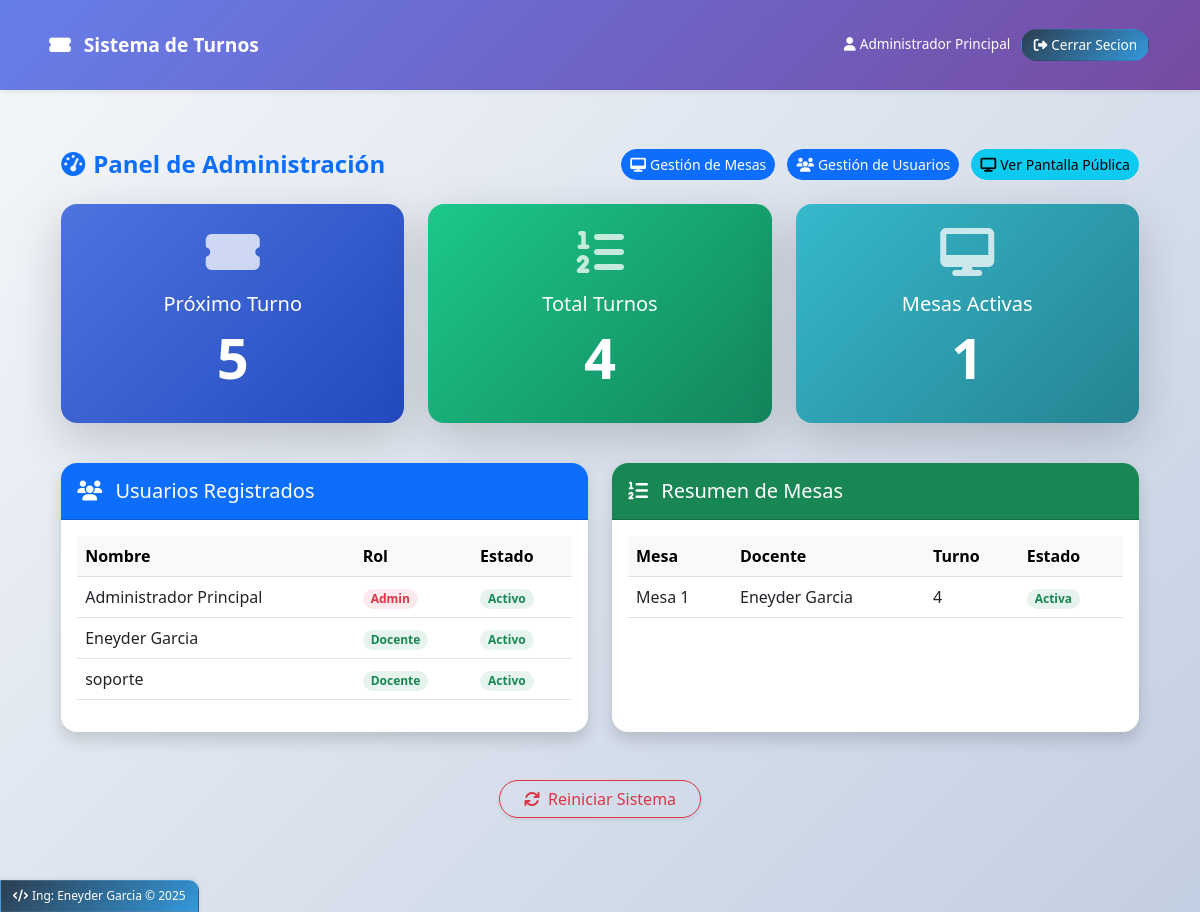
The app's page /admin/dashboard (signed in) with its own data.
### models.py (models this page shows)
class Usuario(db.Model):
    __tablename__ = 'usuario'
    id = db.Column(db.Integer, primary_key=True)
    nombre = db.Column(db.String(100), nullable=False)
    email = db.Column(db.String(100), unique=True, nullable=False)
    password = db.Column(db.String(100), nullable=False)
    rol = db.Column(db.String(20), nullable=False)
    activo = db.Column(db.Boolean, default=True)
    def to_dict(self):
        return {
            'id': self.id,
            'nombre': self.nombre,
            'email': self.email,
            'rol': self.rol,
            'activo': self.activo,
            'mesa_id': self.mesa_asignada.id if self.mesa_asignada else None,
            'mesa': self.mesa_asignada.numero if self.mesa_asignada else None
        }

### app.py (the view)
@app.route('/admin/dashboard')
@login_required
@admin_required
def admin_dashboard():
    usuarios = Usuario.query.filter_by(activo=True).all()
    mesas = Mesa.query.filter_by(eliminada=False).all()
    mesas_con_docente = []
    for mesa in mesas:
        mesa_dict = mesa.to_dict()
        if mesa.docente_id:
            docente = Usuario.query.get(mesa.docente_id)
            mesa_dict['docente_nombre'] = docente.nombre if docente else 'Sin asignar'
        else:
            mesa_dict['docente_nombre'] = 'Sin asignar'
        mesas_con_docente.append(mesa_dict)
    mesas_activas = Mesa.query.filter_by(activa=True, eliminada=False).all()
    ultimo_turno = TurnoGeneral.query.order_by(TurnoGeneral.numero_turno.desc()).first()
    proximo_turno = obtener_proximo_turno()
    total_turnos = TurnoGeneral.query.count()
    ultimos_turnos = TurnoGeneral.query.order_by(
        TurnoGeneral.numero_turno.desc()
    ).limit(10).all()
    return render_template('admin/dashboard.html',
                         usuarios=[u.to_dict() for u in usuarios],
                         mesas=mesas_con_docente,
                         mesas_activas=mesas_activas,
                         ultimo_turno=ultimo_turno,
                         proximo_turno=proximo_turno,
                         total_turnos=total_turnos,
                         ultimos_turnos=ultimos_turnos)

### app.py (called while the page is built, shortened)
def obtener_proximo_turno():
    ultimo_turno = TurnoGeneral.query.order_by(TurnoGeneral.numero_turno.desc()).first()
    if ultimo_turno:
        return ultimo_turno.numero_turno + 1
    return 1

@app.context_processor
def inject_now():
    return {'now': datetime.now()}

def login_required(f):
    @wraps(f)
    def decorated_function(*args, **kwargs):
        if 'usuario' not in session:
            flash('Debes iniciar sesión para acceder a esta página', 'warning')
            return redirect(url_for('login'))
        return f(*args, **kwargs)
    return decorated_function

def admin_required(f):
    @wraps(f)
    def decorated_function(*args, **kwargs):
        if 'usuario' not in session or session['usuario'].get('rol') != 'admin':
            flash('No tienes permisos para acceder a esta página', 'danger')
            return redirect(url_for('index'))
        return f(*args, **kwargs)
    return decorated_function

def inicializar_base_datos():
    with app.app_context():
        db.create_all()

@app.before_request
def create_tables():
    inicializar_base_datos()

### models.py (called while the page is built)
    def to_dict(self):
        return {
            'id': self.id,
            'numero': self.numero,
            'turno_actual': self.turno_actual,
            'activa': self.activa,
            'docente_id': self.docente_id,
            'docente': self.docente.nombre if self.docente else None,
            'eliminada': self.eliminada
        }

### templates/admin/dashboard.html (shortened to what this page needs)
{% extends "base.html" %}
{% block content %}
<div class="container-fluid py-4">
    <div class="d-flex justify-content-between align-items-center mb-4">
        <h2 class="h4 fw-bold text-primary mb-0"><i class="fas fa-tachometer-alt me-2"></i>Panel de Administración</h2>
        <div>
            <a href="{{ url_for('admin_mesas') }}" class="btn btn-primary btn-sm me-2 rounded-pill">
                <i class="fas fa-desktop me-1"></i>Gestión de Mesas
            </a>
            <a href="{{ url_for('admin_usuarios') }}" class="btn btn-primary btn-sm me-2 rounded-pill">
                <i class="fas fa-users me-1"></i>Gestión de Usuarios
            </a>
            <a href="{{ url_for('public_turnos') }}" class="btn btn-info btn-sm rounded-pill" target="_blank">
                <i class="fas fa-display me-1"></i>Ver Pantalla Pública
            </a>
        </div>
    </div>
    <div class="row mb-4">
        <div class="col-md-4 mb-3">
            <div class="card border-0 shadow-lg rounded-4 bg-gradient-primary text-white h-100">
                <div class="card-body text-center p-4">
                    <div class="mb-3">
                        <i class="fas fa-ticket-alt fa-3x opacity-75"></i>
                    </div>
                    <h5 class="card-title fw-light">Próximo Turno</h5>
                    <h2 class="display-4 fw-bold mt-2" id="proximo-turno">{{ proximo_turno }}</h2>
                </div>
            </div>
        </div>
        <div class="col-md-4 mb-3">
            <div class="card border-0 shadow-lg rounded-4 bg-gradient-success text-white h-100">
                <div class="card-body text-center p-4">
                    <div class="mb-3">
                        <i class="fas fa-list-ol fa-3x opacity-75"></i>
                    </div>
                    <h5 class="card-title fw-light">Total Turnos</h5>
                    <h2 class="display-4 fw-bold mt-2" id="total-turnos">{{ total_turnos }}</h2>
                </div>
            </div>
        </div>
        <div class="col-md-4 mb-3">
            <div class="card border-0 shadow-lg rounded-4 bg-gradient-info text-white h-100">
                <div class="card-body text-center p-4">
                    <div class="mb-3">
                        <i class="fas fa-desktop fa-3x opacity-75"></i>
                    </div>
                    <h5 class="card-title fw-light">Mesas Activas</h5>
                    <h2 class="display-4 fw-bold mt-2" id="mesas-activas">{{ mesas_activas|length }}</h2>
                </div>
            </div>
        </div>
    </div>
    <div class="row mt-4">
        <div class="col-md-6 mb-4">
            <div class="card border-0 shadow rounded-4 h-100">
                <div class="card-header bg-primary text-white rounded-top-4 py-3">
                    <h5 class="mb-0"><i class="fas fa-users me-2"></i> Usuarios Registrados</h5>
                </div>
                <div class="card-body">
                    <div class="table-responsive">
                        <table class="table table-hover">
                            <thead class="table-light">
                                <tr>
                                    <th>Nombre</th>
                                    <th>Rol</th>
                                    <th>Estado</th>
                                </tr>
                            </thead>
                            <tbody>
                                {% for usuario in usuarios %}
                                <tr>
                                    <td class="fw-medium">{{ usuario.nombre }}</td>
                                    <td>
                                        {% if usuario.rol == 'admin' %}
                                        <span class="badge bg-danger bg-opacity-10 text-danger px-2 py-1 rounded-pill">Admin</span>
                                        {% else %}
                                        <span class="badge bg-success bg-opacity-10 text-success px-2 py-1 rounded-pill">Docente</span>
                                        {% endif %}
                                    </td>
                                    <td>
                                        {% if usuario.activo %}
                                        <span class="badge bg-success bg-opacity-10 text-success px-2 py-1 rounded-pill">Activo</span>
                                        {% else %}
                                        <span class="badge bg-secondary bg-opacity-10 text-secondary px-2 py-1 rounded-pill">Inactivo</span>
                                        {% endif %}
                                    </td>
                                </tr>
                                {% endfor %}
                            </tbody>
                        </table>
                    </div>
                </div>
            </div>
        </div>
        <div class="col-md-6 mb-4">
            <div class="card border-0 shadow rounded-4 h-100">
                <div class="card-header bg-success text-white rounded-top-4 py-3">
                    <h5 class="mb-0"><i class="fas fa-list-ol me-2"></i> Resumen de Mesas</h5>
                </div>
                <div class="card-body">
                    <div class="table-responsive">
                        <table class="table table-hover">
                            <thead class="table-light">
                                <tr>
                                    <th>Mesa</th>
                                    <th>Docente</th>
                                    <th>Turno</th>
                                    <th>Estado</th>
                                </tr>
                            </thead>
                            <tbody>
                                {% for mesa in mesas %}
                                <tr>
                                    <td class="fw-medium">Mesa {{ mesa.numero }}</td>
                                    <td>{{ mesa.docente_nombre }}</td>
                                    <td>{{ mesa.turno_actual }}</td>
                                    <td>
                                        {% if mesa.activa %}
                                        <span class="badge bg-success bg-opacity-10 text-success px-2 py-1 rounded-pill">Activa</span>
                                        {% else %}
                                        <span class="badge bg-secondary bg-opacity-10 text-secondary px-2 py-1 rounded-pill">Inactiva</span>
                                        {% endif %}
                                    </td>
                                </tr>
                                {% endfor %}
                            </tbody>
                        </table>
                    </div>
                </div>
            </div>
        </div>
    </div>
    <div class="row mt-4">
        <div class="col-12 text-center">
            <button onclick="reiniciarSistema()" class="btn btn-outline-danger rounded-pill px-4 shadow-sm">
                <i class="fas fa-sync me-1"></i> Reiniciar Sistema
            </button>
        </div>
    </div>
</div>
{% endblock %}

### templates/base.html (shortened to what this page needs)
<!DOCTYPE html>
<html lang="es">
<head>
    <link href="https://cdn.jsdelivr.net/npm/bootstrap@5.3.0/dist/css/bootstrap.min.css" rel="stylesheet">
    <link rel="stylesheet" href="https://cdnjs.cloudflare.com/ajax/libs/font-awesome/6.4.0/css/all.min.css">
</head>
<body>
    <nav class="navbar navbar-expand-lg navbar-dark">
        <div class="container">
            <a class="navbar-brand" href="{{ url_for('index') }}">
                <i class="fas fa-ticket-alt me-2"></i>
                Sistema de Turnos
            </a>
            <div class="collapse navbar-collapse" id="navbarNav">
                <ul class="navbar-nav ms-auto">
                    {% if session.usuario %}
                        <li class="nav-item">
                            <span class="nav-link text-white" style="border: none !important; background: none !important; padding: 0.3rem 0.5rem !important;">
                                <i class="fas fa-user me-1"></i>{{ session.usuario.nombre }}
                            </span>
                        </li>
                        <li class="nav-item">
                            <a class="nav-link nav-link-dark" href="{{ url_for('logout') }}">
                                <i class="fas fa-sign-out-alt me-1"></i>Cerrar Secion
                            </a>
                        </li>
                    {% endif %}
                </ul>
            </div>
        </div>
    </nav>
    <main class="container mt-3 fade-in">
        {% block content %}{% endblock %}
    </main>
    <footer class="custom-footer">
        <p class="mb-0">
            <i class="fas fa-code me-1"></i>Ing: Eneyder Garcia &copy; <span id="current-year"></span>
        </p>
    </footer>
</body>
</html>

### templates/base.html (style rules this page uses)
:root { --primary-gradient: linear-gradient(135deg, #667eea 0%, #764ba2 100%); --secondary-gradient: linear-gradient(135deg, #f093fb 0%, #f5576c 100%); --success-gradient: linear-gradient(135deg, #4facfe 0%, #00f2fe 100%); --dark-gradient: linear-gradient(135deg, #2c3e50 0%, #3498db 100%); }
body { display: flex; flex-direction: column; min-height: 100vh; position: relative; padding-bottom: 50px; background: linear-gradient(135deg, #f5f7fa 0%, #c3cfe2 100%); font-family: 'Segoe UI', Tahoma, Geneva, Verdana, sans-serif; }
main { flex: 1; }
.navbar { background: var(--primary-gradient) !important; box-shadow: 0 1px 6px rgba(0, 0, 0, 0.1); padding: 0.4rem 0; }
.navbar-brand { font-weight: 700; font-size: 1.2rem; }
.nav-link { font-weight: 500; padding: 0.3rem 0.7rem !important; border-radius: 18px; margin: 0 0.1rem; transition: all 0.2s ease; border: 1.5px solid transparent; font-size: 0.85rem; }
.nav-link-dark { background: var(--dark-gradient); color: white !important; }
.nav-link { position: relative; overflow: hidden; }
.nav-link::before { content: ''; position: absolute; top: 0; left: -100%; width: 100%; height: 100%; background: linear-gradient(90deg, transparent, rgba(255, 255, 255, 0.15), transparent); transition: 0.3s; }
.custom-footer { position: fixed; left: 0; bottom: 0; width: auto; background: var(--dark-gradient); padding: 6px 12px; border-top-right-radius: 10px; box-shadow: 0 -1px 5px rgba(0, 0, 0, 0.08); z-index: 1000; border: 1px solid rgba(255, 255, 255, 0.1); }
.custom-footer p { margin: 0; font-size: 0.75rem; color: white; font-weight: 500; }
.container { padding: 1.2rem; }
.fade-in { animation: fadeIn 0.3s ease-out; }

### templates/admin/dashboard.html (style rules this page uses)
.bg-gradient-primary { background: linear-gradient(135deg, #4e73df 0%, #224abe 100%); }
.bg-gradient-success { background: linear-gradient(135deg, #1cc88a 0%, #13855c 100%); }
.bg-gradient-info { background: linear-gradient(135deg, #36b9cc 0%, #258391 100%); }
.card { transition: transform 0.3s ease, box-shadow 0.3s ease; }
.table-hover tbody tr { transition: background-color 0.2s ease; }
.btn { transition: all 0.2s ease; }

### records on screen
Usuario: usuario.nombre "Administrador Principal", nombre "Administrador Principal", rol "Admin"
Usuario: nombre "Eneyder Garcia", rol "Docente", numero "1", docente_nombre "Eneyder Garcia", turno_actual "4"
Usuario: nombre "soporte", rol "Docente"

### other values on screen
{{ proximo_turno }} "5"
{{ total_turnos }} "4"
{{ mesas_activas|length }} "1"
